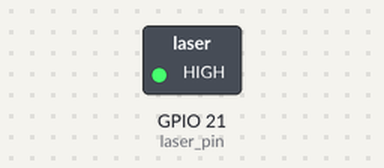
Simulated run of this program. Board: Raspberry Pi (BCM pin numbers). Shown: switched loads named in the program (green lamp = pin HIGH). Dashed ring = blinking. What the program prints to the terminal is not drawn.

Above: at 0.5 s.
Timing chart, 0 to 4.6 s (numbered marks = the images above):
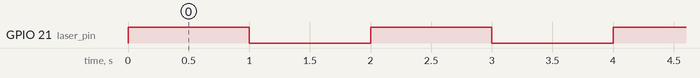

The program:

laser.py
```python
import RPi.GPIO as GPIO
import time

# 设置GPIO引脚号
laser_pin = 21


def setup():
    GPIO.setmode(GPIO.BCM)  # 设置GPIO模式为BCM
    GPIO.setup(laser_pin, GPIO.OUT)  # 将GPIO引脚设置为输出模式


def loop():
    while True:
        # 开启激光
        GPIO.output(laser_pin, GPIO.HIGH)
        print("激光已开启！")
        time.sleep(1)  # 等待1秒

        # 关闭激光
        GPIO.output(laser_pin, GPIO.LOW)
        print("激光已关闭！")
        time.sleep(1)  # 等待1秒


def destroy():
    GPIO.cleanup()  # 清理GPIO设置


if __name__ == '__main__':
    setup()
    try:
        loop()
    except KeyboardInterrupt:
        destroy()
```

Measured:
- by itself, GPIO 21 (laser_pin): alternates HIGH for 1.0 s and LOW for 1.0 s
